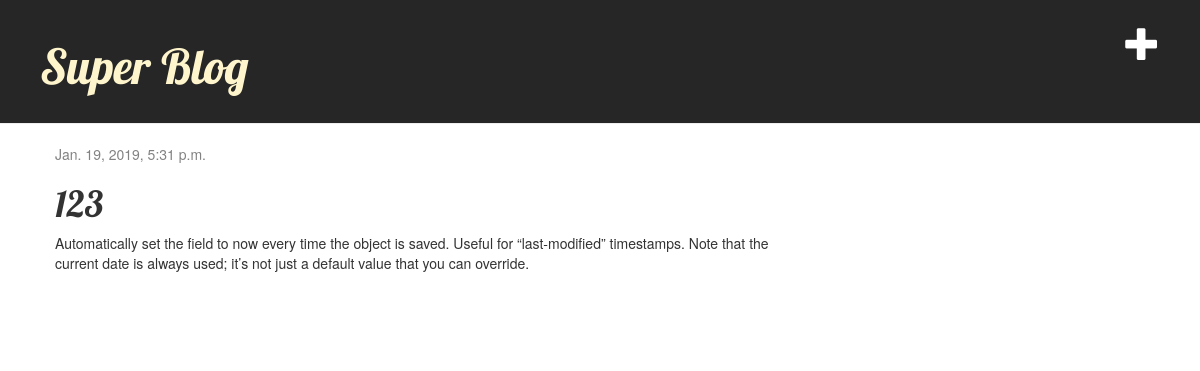
The app's page /post/2/ with its own data.
### blog/models.py (models this page shows, shortened)
class Post(models.Model):
    author = models.ForeignKey('auth.User', on_delete=models.CASCADE)
    title = models.CharField(max_length=200)
    text = models.TextField()
    created_date = models.DateTimeField(
            default=timezone.now)
    published_date = models.DateTimeField(
            blank=True, null=True)

### blog/views.py (the view)
# urls.py: url(r'^post/(?P<pk>\d+)/$', views.post_detail, name='post_detail'),
def post_detail(request, pk):
    post = get_object_or_404(Post, pk=pk)
    return render(request, 'blog/post_detail.html', {'post': post})

### templates/blog/post_detail.html
{% extends 'blog/base.html' %}
{% block content %}
    <div class="post">
        {% if post.published_date %}
            <div class="date">
                {{ post.published_date }}
            </div>
        {% endif %}
        <h1>{{ post.title }}</h1>
        <p class="post_text">{{ post.text|linebreaksbr }}</p>
    </div>
{% endblock %}

### blog/static/css/blog.css (style rules this page uses)
h1, h2, h3, h4 { font-family: 'Lobster', cursive; }
.date { color: #828282; }
.post { margin-bottom: 70px; }

### records on screen
Post: published_date "Jan. 19, 2019, 5:31 p.m.", title "123", text "Automatically set the field to now every time the object is saved. Useful for “last-modified” timestamps. Note that the current date is always used; it’s not just a default value that you can override."
